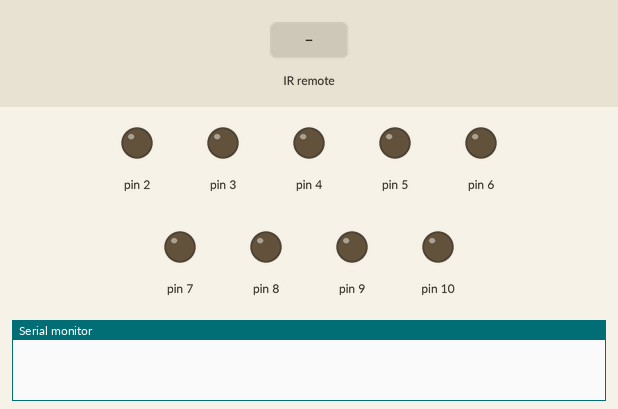
Recording of a sketch running on a simulated Arduino Uno, built with avr-gcc and run on an emulated ATmega328P. Parts: output pins drawn as LEDs (lit = HIGH), the last lines printed to the serial monitor. Dashed ring = blinking. Inputs (shaded band) come from the test bench.

Above: at 1.2 s.
1.3 s: infrared code 0x810 received
At 2.0 s:
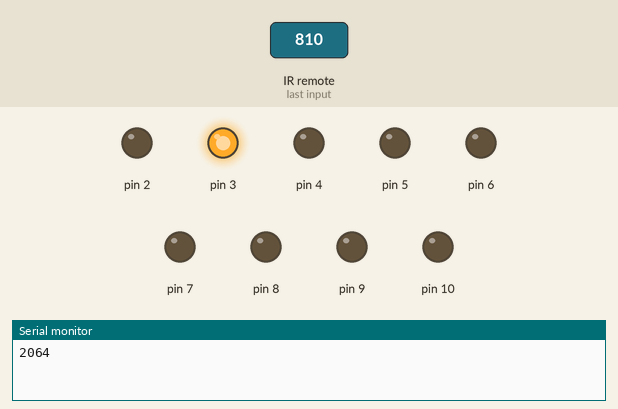
3.1 s: infrared code 0x410 received
At 4.0 s:
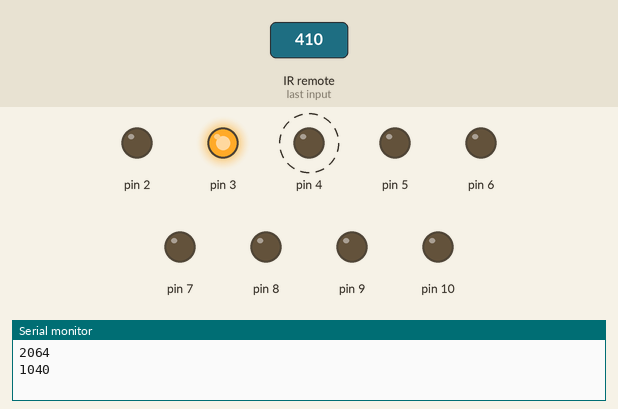
6.1 s: infrared code 0xC10 received
9.1 s: infrared code 0xA10 received
At 9.45 s:
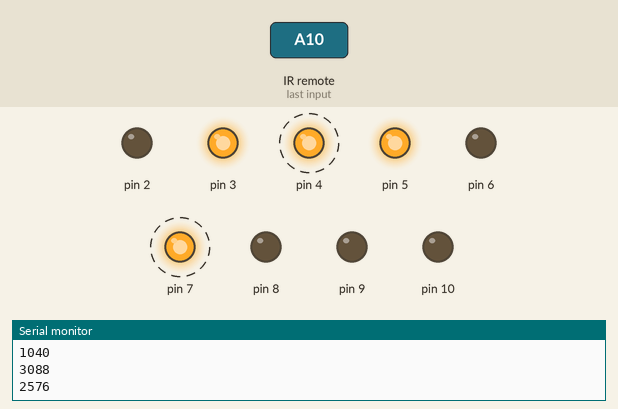
12.1 s: infrared code 0x610 received
At 12.56 s:
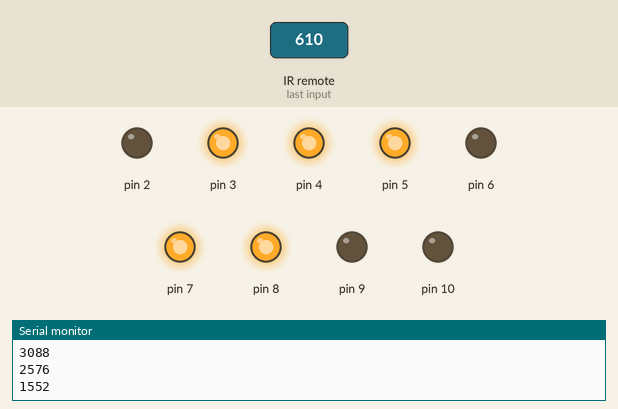
15.1 s: infrared code 0xE10 received
At 15.48 s:
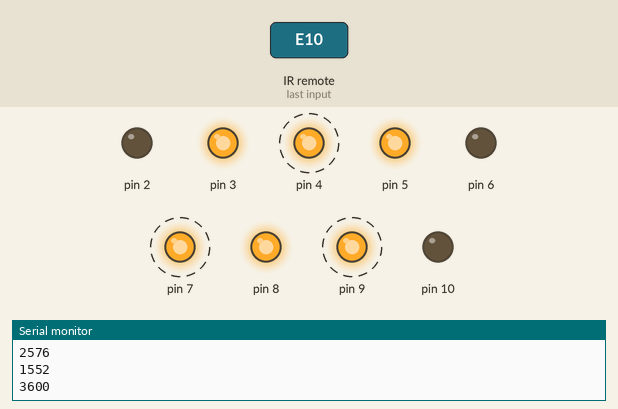
Timing chart, 0 to 19.1 s (numbered marks = the images above; inputs shaded):
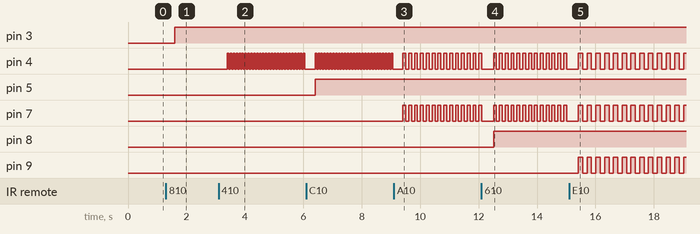

The sketch:

Tic_Tac_Toe.ino
```cpp
#include <IRremote.h>
 int RECV_PIN = 15;
 IRrecv irrecv(RECV_PIN);
 decode_results results;
 int i = 0;
 int blinkarray[11];
 int user=0;
 void setup()
 {
   for(i=2;i<11;i++)
   {
     pinMode(i,OUTPUT);
   }
   irrecv.enableIRIn(); // Start the Remote receiver
  Serial.begin(9600);
 }
 void loop()
 {
  blinkOrNot();
  if (irrecv.decode(&results)) {
   Serial.println(results.value);
   switch(results.value)  // if the '+' button is pressed
   {
   case 2320:
    i=0;
    break;// 2320 is the value for '0'
   case 16:
    i=1;
    setArray();
    break;// 16 is the value for '1'
   case 2064:
    i=2;
    setArray();
    break;// 2064 is the value for '2'
   case 1040:
    i=3;
    setArray();
    break;// 1040 is the value for '3'
   case 3088:
    i=4;
    setArray();
    break;// 3088 is the value for '4'
   case 528:
    i=5;
    setArray();
    break;// 528 is the value for '5'
   case 2576:
    i=6;
    setArray();
    break;// 2576 is the value for '6'
   case 1552:
    i=7;
    setArray();
    break;// 1552 is the value for '7'
     case 3600:
    i=8;
    setArray();
    break;// 1552 is the value for '7'
     case 272:
    i=9;
    setArray();
    break;// 1552 is the value for '7'
   }
//   while(digitalRead(7)==0);  // wait till button is released to avoid incrementing the counter again
   delay(300);         // small delay to avoid debounce
   irrecv.resume(); // Receive the next value
  }
 }

 void blinkOrNot(){
  for(int j=2;j<11;j++) {
    if(blinkarray[j]==1)
    {
      digitalWrite(j,HIGH);
    }
  }
  for(int j=2;j<11;j++){
      if(blinkarray[j]==2)
      {
        digitalWrite(j,HIGH);
      }
  }
    for(int j=2;j<11;j++){
      if(blinkarray[j]==2)
      {
        delay(50);
      }
  }
    for(int j=2;j<11;j++){
      if(blinkarray[j]==2)
      {
        digitalWrite(j,LOW);
      }
  }
    for(int j=2;j<11;j++){
      if(blinkarray[j]==2)
      {
        delay(50);
      }
  }
 }
 void setArray(){
   if(user==0){
    blinkarray[i+1]=1;
    user=1;
   }
   else{
    blinkarray[i+1]=2;
    user=0;
   }
 }
```

Measured:
- after the input at 1.3 s, pin 3: LOW → HIGH after 0.30 s
- after the input at 3.1 s, pin 4: alternates HIGH for 0.05 s and LOW for 0.05 s, starting after 0.30 s
- after the input at 6.1 s, pin 5: LOW → HIGH after 0.30 s
- after the input at 9.1 s, pin 4, pin 7: alternates HIGH for 0.10 s and LOW for 0.10 s, starting after 0.31 s
- after the input at 12.1 s, pin 8: LOW → HIGH after 0.41 s
- after the input at 15.1 s, pin 4, pin 7, pin 9: alternates HIGH for 0.15 s and LOW for 0.15 s, starting after 0.31 s
